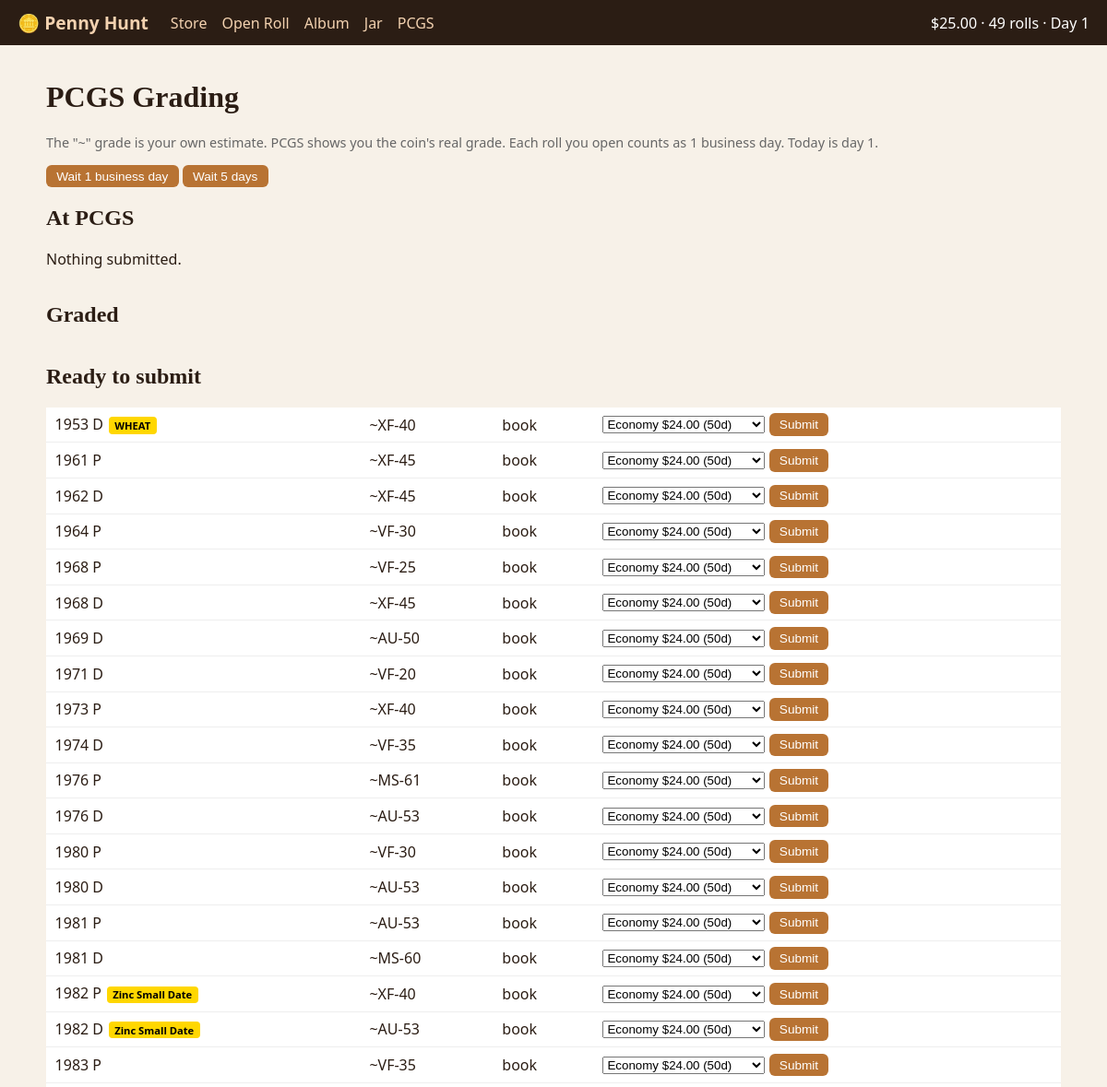
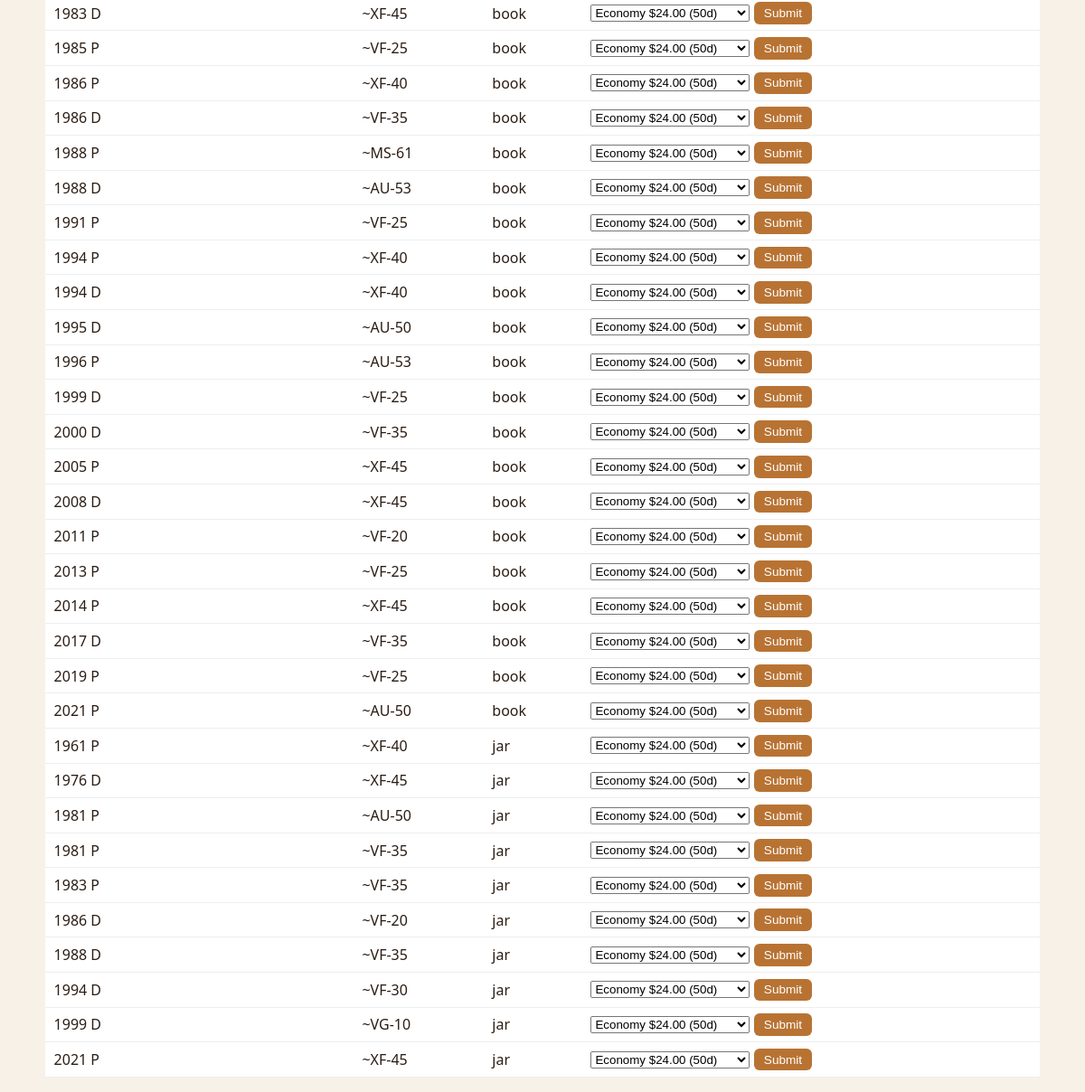
The page /grading on the database its author committed (2 pictures, top to bottom).
### tables this page shows
CREATE TABLE state (
    id                 INTEGER PRIMARY KEY CHECK (id = 1),
    balance_cents      INTEGER NOT NULL,
    unopened_rolls     INTEGER NOT NULL DEFAULT 0,
    business_day       INTEGER NOT NULL DEFAULT 0,   -- game clock for PCGS turnaround
    rolls_opened       INTEGER NOT NULL DEFAULT 0,
    coins_searched     INTEGER NOT NULL DEFAULT 0,
    coins_returned     INTEGER NOT NULL DEFAULT 0,
    total_spent_cents  INTEGER NOT NULL DEFAULT 0,
    grading_fees_cents INTEGER NOT NULL DEFAULT 0
);

### app.py (the view)
@app.get("/grading")
def grading_page():
    eligible, in_progress, graded = db.grading_lists()
    return render_template("grading.html", tiers=config.PCGS_TIERS,
                           eligible=[describe(c) for c in eligible],
                           in_progress=[describe(c) for c in in_progress],
                           graded=[describe(c) for c in graded])

### app.py (called while the page is built)
def money(cents):
    return f"${cents / 100:,.2f}"

@app.context_processor
def inject_globals():
    return {"state": db.get_state(), "cfg": config, "pending_count": len(db.pending_coins())}

### catalog.py (called while the page is built)
    def get(self, key):
        return self.by_key.get(key)

### db.py (called while the page is built)
def get_db():
    if "db" not in g:
        g.db = sqlite3.connect(DB_PATH)
        g.db.row_factory = sqlite3.Row
    return g.db

def _dicts(rows):
    return [dict(r) for r in rows]

def get_state():
    return dict(get_db().execute("SELECT * FROM state WHERE id = 1").fetchone())

def pending_coins():
    return _dicts(get_db().execute("SELECT * FROM coins WHERE status='pending' ORDER BY id"))

def grading_lists():
    conn = get_db()
    eligible = _dicts(conn.execute(
        "SELECT * FROM coins WHERE status='kept' AND grading_tier IS NULL ORDER BY in_book DESC, catalog_key"))
    in_progress = _dicts(conn.execute(
        "SELECT * FROM coins WHERE grading_tier IS NOT NULL AND official_grade IS NULL ORDER BY grading_due_day"))
    graded = _dicts(conn.execute(
        "SELECT * FROM coins WHERE official_grade IS NOT NULL ORDER BY official_grade DESC"))
    return eligible, in_progress, graded

### grading.py (called while the page is built)
def grade_prefix(grade, is_proof=False):
    if is_proof:
        return "PR"
    if grade >= 60: return "MS"   # Mint State
    if grade >= 50: return "AU"   # About Uncirculated
    if grade >= 40: return "XF"   # Extremely Fine
    if grade >= 20: return "VF"   # Very Fine
    if grade >= 12: return "F"    # Fine
    if grade >= 8:  return "VG"   # Very Good
    if grade >= 4:  return "G"    # Good
    if grade == 3:  return "AG"   # About Good
    if grade == 2:  return "FR"   # Fair
    return "PO"                   # Poor

def grade_label(grade, is_proof=False):
    if grade is None:
        return "?"
    return f"{grade_prefix(grade, is_proof)}-{grade}"

### templates/grading.html (shortened to what this page needs)
{% extends "base.html" %}
{% block content %}
<h1>PCGS Grading</h1>
<p class="hint">The "~" grade is your own estimate. PCGS shows you the coin's real grade. Each roll you open counts as {{ cfg.BUSINESS_DAYS_PER_ROLL }} business day. Today is day {{ state.business_day }}.</p>
<form method="post" action="{{ url_for('advance') }}" class="inline">
  <input type="hidden" name="days" value="1"><button class="small">Wait 1 business day</button>
</form>
<form method="post" action="{{ url_for('advance') }}" class="inline">
  <input type="hidden" name="days" value="5"><button class="small">Wait 5 days</button>
</form>
<h2>At PCGS</h2>
{% if not in_progress %}<p>Nothing submitted.</p>{% endif %}
<h2>Graded</h2>
<h2>Ready to submit</h2>
<table class="list">
  {% for c in eligible %}
  <tr>
    <td>{{ c.title }} {% for b in c.badges %}<span class="badge">{{ b }}</span>{% endfor %}</td>
    <td>{{ c.est_label }}</td>
    <td>{% if c.in_book %}book{% else %}jar{% endif %}</td>
    <td>
      <form method="post" action="{{ url_for('submit_grade', coin_id=c.id) }}" class="inline">
        <select name="tier">
          {% for key, t in tiers.items() %}
            <option value="{{ key }}">{{ t.name }} {{ t.fee_cents|money }} ({{ t.days }}d)</option>
          {% endfor %}
        </select>
        <button class="small">Submit</button>
      </form>
    </td>
  </tr>
  {% endfor %}
</table>
{% endblock %}

### templates/base.html (shortened to what this page needs)
<!doctype html>
<html lang="en">
<head>
  <link rel="stylesheet" href="{{ url_for('static', filename='style.css') }}">
</head>
<body>
  <header class="topbar">
    <a class="logo" href="{{ url_for('home') }}">🪙 Penny Hunt</a>
    <nav>
      <a href="{{ url_for('home') }}">Store</a>
      <a href="{{ url_for('open_page') }}">Open Roll{% if pending_count %} ({{ pending_count }}){% endif %}</a>
      <a href="{{ url_for('album') }}">Album</a>
      <a href="{{ url_for('jar') }}">Jar</a>
      <a href="{{ url_for('grading_page') }}">PCGS</a>
    </nav>
    <div class="wallet">
      <span id="balance">{{ state.balance_cents | money }}</span>
      · {{ state.unopened_rolls }} rolls · Day {{ state.business_day }}
    </div>
  </header>
  <main>
    {% block content %}{% endblock %}
  </main>
</body>
</html>

### static/style.css (style rules this page uses)
:root { --copper: #b87333; --dark: #2b1d14; --paper: #f7f1e8; --album: #1f3a2e; }
body { margin: 0; font-family: system-ui, sans-serif; background: var(--paper); color: var(--dark); }
main { max-width: 1100px; margin: 0 auto; padding: 1rem; }
h1, h2 { font-family: Georgia, serif; }
.hint { color: #666; font-size: .9rem; }
.topbar { display: flex; align-items: center; gap: 1.5rem; padding: .7rem 1.2rem; background: var(--dark); color: #fff; flex-wrap: wrap; }
.topbar a { color: #f3d2b0; text-decoration: none; }
.topbar nav { display: flex; gap: 1rem; }
.logo { font-weight: bold; font-size: 1.2rem; }
.wallet { margin-left: auto; }
button { background: var(--copper); color: #fff; border: 0; border-radius: 6px; padding: .6rem 1.1rem; font-size: 1rem; cursor: pointer; }
button.small { padding: .3rem .7rem; font-size: .85rem; }
form.inline { display: inline; }
.badge { display: inline-block; background: gold; color: #000; font-size: .7rem; padding: .1rem .4rem; border-radius: 4px; margin: .1rem; font-weight: bold; }
table.list { border-collapse: collapse; width: 100%; background: #fff; }
table.list td, table.list th { padding: .4rem .6rem; border-bottom: 1px solid #eee; text-align: left; }

### rows shown on the page
state: balance_cents "$25.00", unopened_rolls "49", business_day "1"

### other values the page prints
{{ cfg.BUSINESS_DAYS_PER_ROLL }} "1"
{{ c.title }} "1953 D" "1961 P" "1962 D" "1964 P" "1968 P" "1968 D" "1969 D" "1971 D" "1973 P" "1974 D" "1976 P" "1976 D" "1980 P" "1980 D" "1981 P" "1981 D" "1982 P" "1982 D" "1983 P" "1983 D" "1985 P" "1986 P" "1986 D" "1988 P" "1988 D" "1991 P" "1994 P" "1994 D" "1995 D" "1996 P" "1999 D" "2000 D" "2005 P" "2008 D" "2011 P" "2013 P" "2014 P" "2017 D" "2019 P" "2021 P" "1961 P" "1976 D" "1981 P" "1981 P" "1983 P" "1986 D" "1988 D" "1994 D" "1999 D" "2021 P"
{{ b }} "WHEAT" "Zinc Small Date" "Zinc Small Date"
{{ c.est_label }} "~XF-40" "~XF-45" "~XF-45" "~VF-30" "~VF-25" "~XF-45" "~AU-50" "~VF-20" "~XF-40" "~VF-35" "~MS-61" "~AU-53" "~VF-30" "~AU-53" "~AU-53" "~MS-60" "~XF-40" "~AU-53" "~VF-35" "~XF-45" "~VF-25" "~XF-40" "~VF-35" "~MS-61" "~AU-53" "~VF-25" "~XF-40" "~XF-40" "~AU-50" "~AU-53" "~VF-25" "~VF-35" "~XF-45" "~XF-45" "~VF-20" "~VF-25" "~XF-45" "~VF-35" "~VF-25" "~AU-50" "~XF-40" "~XF-45" "~AU-50" "~VF-35" "~VF-35" "~VF-20" "~VF-35" "~VF-30" "~VG-10" "~XF-45"
form field tier "Economy $24.00 (50d)"
